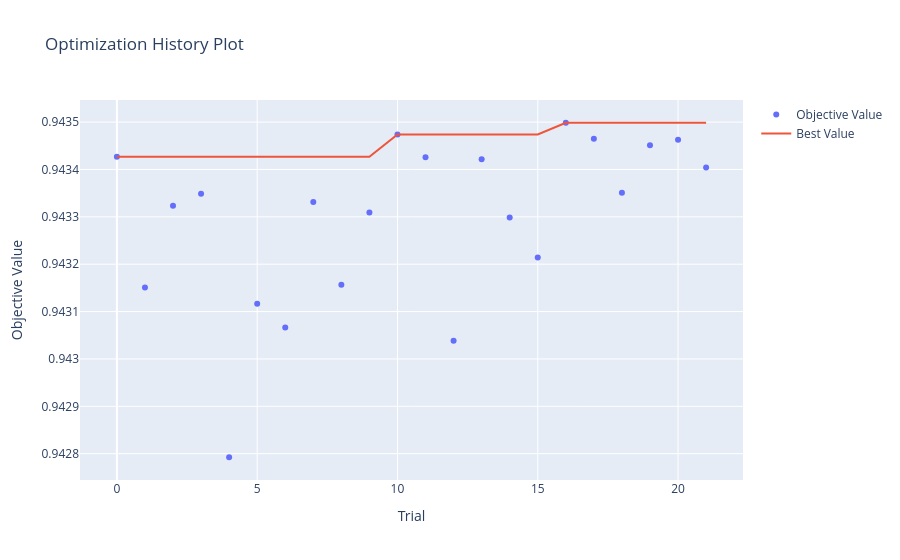

The cell this chart's notebook holds for it:
### Code cell
try:
    fig = optuna.visualization.plot_optimization_history(study)
    fig.show()
except NameError:
    print("Optuna wasn't run")

### Figure 1 — Plotly figure (JSON) as saved in the notebook; plotly's stock layout.template omitted (floating-point values rounded to 4 significant figures)
{"data": [{"mode": "markers", "name": "Objective Value", "type": "scatter", "x": [0, 1, 2, 3, 4, 5, 6, 7, 8, 9, 10, 11, 12, 13, 14, 15, 16, 17, 18, 19, 20, 21], "y": [0.9434, 0.9432, 0.9433, 0.9433, 0.9428, 0.9431, 0.9431, 0.9433, 0.9432, 0.9433, 0.9435, 0.9434, 0.943, 0.9434, 0.9433, 0.9432, 0.9435, 0.9435, 0.9434, 0.9435, 0.9435, 0.9434]}, {"mode": "lines", "name": "Best Value", "type": "scatter", "x": [0, 1, 2, 3, 4, 5, 6, 7, 8, 9, 10, 11, 12, 13, 14, 15, 16, 17, 18, 19, 20, 21], "y": [0.9434, 0.9434, 0.9434, 0.9434, 0.9434, 0.9434, 0.9434, 0.9434, 0.9434, 0.9434, 0.9435, 0.9435, 0.9435, 0.9435, 0.9435, 0.9435, 0.9435, 0.9435, 0.9435, 0.9435, 0.9435, 0.9435]}, {"marker": {"color": "#cccccc"}, "mode": "markers", "name": "Infeasible Trial", "showlegend": false, "type": "scatter", "x": [], "y": []}], "layout": {"title": {"text": "Optimization History Plot"}, "xaxis": {"title": {"text": "Trial"}}, "yaxis": {"title": {"text": "Objective Value"}}}}
